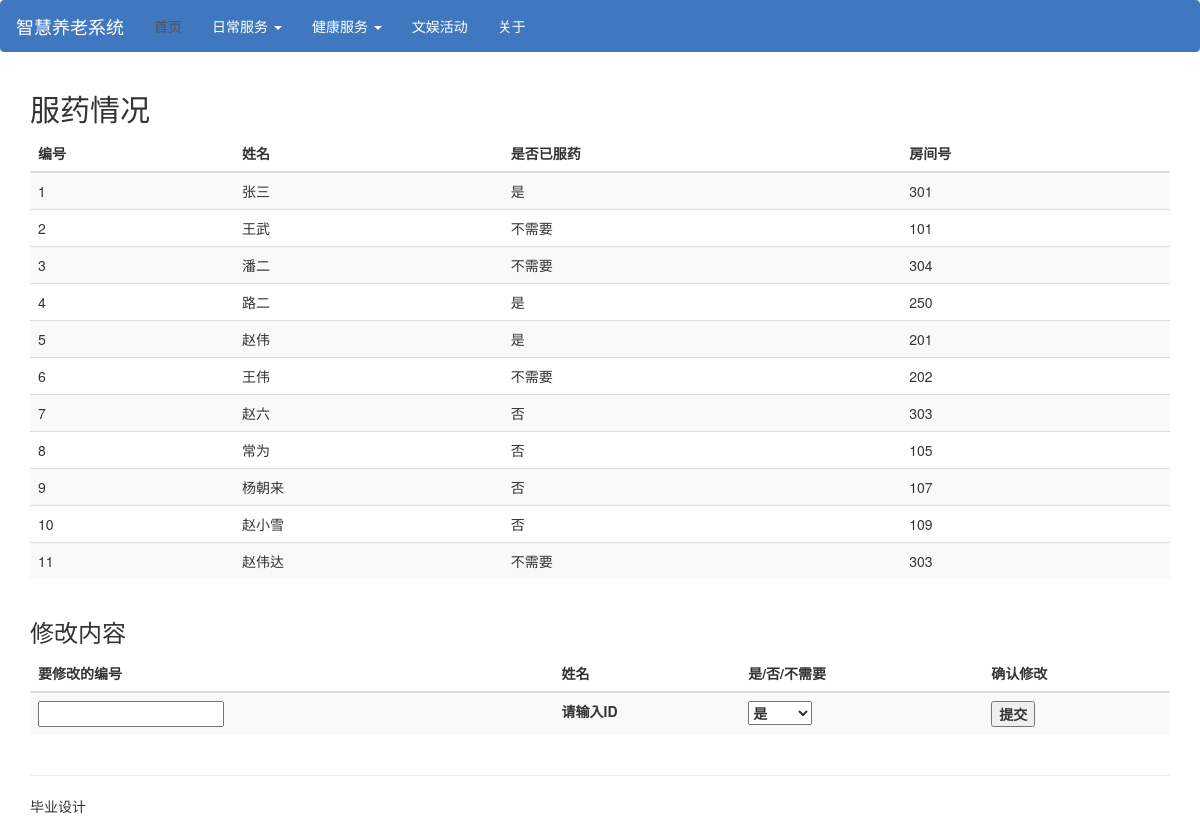
The app's page /chiyao with its own data.
### tables this page shows
CREATE TABLE "information" (
	 "id" integer(10,0) NOT NULL,
	 "name" text(100,0),
	 "room" text(100,0),
	 "weisheng" text(2,0),
	 "chiyao" text(2,0),
	 "qiuzhu" text(2,0),
	 "qichuang" text(2,0),
	 "huodong" TEXT(100,0),
	PRIMARY KEY("id")
);

### index.py (the view)
@app.route('/chiyao')
def chiyao():
    cur = get_db().cursor()
    cur.execute('SELECT id,name,chiyao,room FROM information')
    title = u'服药情况'
    table_head = [u'编号', u'姓名', u'是否已服药', u'房间号']
    return render_template('index.html', valid=True, title=title, table_head=table_head, content=cur.fetchall())

### index.py (called while the page is built)
def get_db():
    db = sqlite3.connect(DATABASE)
    return db

### templates/index.html (shortened to what this page needs)
{% extends "layout.html" %}
{% block body %}
<body>
<div class="container">
    <h2 class="sub-header">{% print title %}</h2>
    <div class="table-responsive">
        <table class="table table-striped">
        <thead>
            <tr>
                {% for head in table_head %}
                <th>{% print head %}</th>
                {% endfor %}
            </tr>
        </thead>
        <tbody>
            {% for row in content %}
                 <tr id="{% print row[0] %}">
                {% for index in row %}
                        <td>{% print index %}</td>
                {% endfor %}
                 </tr>
            {% endfor %}
                 </tbody>
                        </table>
    </div>
    <h3 class="sub-header">修改内容</h3>
    <div>
        <table class="table table-striped">
        <thead>
            <tr>
                <th>要修改的编号</th>
                <th>姓名</th>
                <th>是/否/不需要</th>
                <th>确认修改</th>
            </tr>
        </thead>
            <tbody>
            <form class="form-modify" role="form" action="/modify_data" method="POST">
            <tr>
                <th><input type="number" name="id" id="item_id" onchange="showName(this.value)"/></th>
                <th id="name_show">请输入ID</th>
                <th><select name="option">
                           <option style="width:200px">是</option>
                          </select></th>
                <th><button type="submit">提交</button></th>
            </tr>
            </form>
            </tbody>
            </table>
    </div>
</div>
</body>
{% endblock %}

### templates/layout.html (shortened to what this page needs)
<!DOCTYPE html>
<html lang="en">
<head>
    <link href="/static/css/bootstrap.min.css" rel="stylesheet">
    <link href="/static/css/navbar.bootstrap.min.css" rel="stylesheet">
<nav class="navbar navbar-default" role="navigation">
   <div class="navbar-header">
      <a class="navbar-brand" href="#">智慧养老系统</a>
   </div>
   <div>
      <ul class="nav navbar-nav">
         <li class="active"><a href="#">首页</a></li>
                  <li class="dropdown">
            <a href="#" class="dropdown-toggle" data-toggle="dropdown">
               日常服务
               <b class="caret"></b>
            </a>
         </li>
                   <li class="dropdown">
            <a href="#" class="dropdown-toggle" data-toggle="dropdown">
               健康服务
               <b class="caret"></b>
            </a>
         </li>
          <li><a href="/huodong">文娱活动</a></li>
            <ul class="nav navbar-nav navbar-right hidden-sm">
            <li><a href="#">关于</a></li>
          </ul>
            </ul>
   </div>
	</nav>
</head>
    {% block body %}{% endblock %}
    <div class="container">
        <hr>
        <footer>
            <div class="row">
                <div class="col-lg-12">
                    <p>毕业设计</p>
                </div>
            </div>
        </footer>
    </div>
</html>

### records on screen
information: print "1" "是", name "张三", room "301"
information: print "2", name "王武", chiyao "不需要", room "101"
information: print "3", name "潘二", chiyao "不需要", room "304"
information: print "4" "是", name "路二", room "250"
information: print "5" "是", name "赵伟", room "201"
information: print "6", name "王伟", chiyao "不需要", room "202"
information: print "7" "否", name "赵六", room "303"
information: print "8" "否", name "常为", room "105"
information: print "9" "否", name "杨朝来", room "107"
information: print "10" "否", name "赵小雪", room "109"
information: print "11", name "赵伟达", chiyao "不需要", room "303"

### other values on screen
{{ print title }} "服药情况"
{{ print head }} "编号" "姓名" "是否已服药" "房间号"
